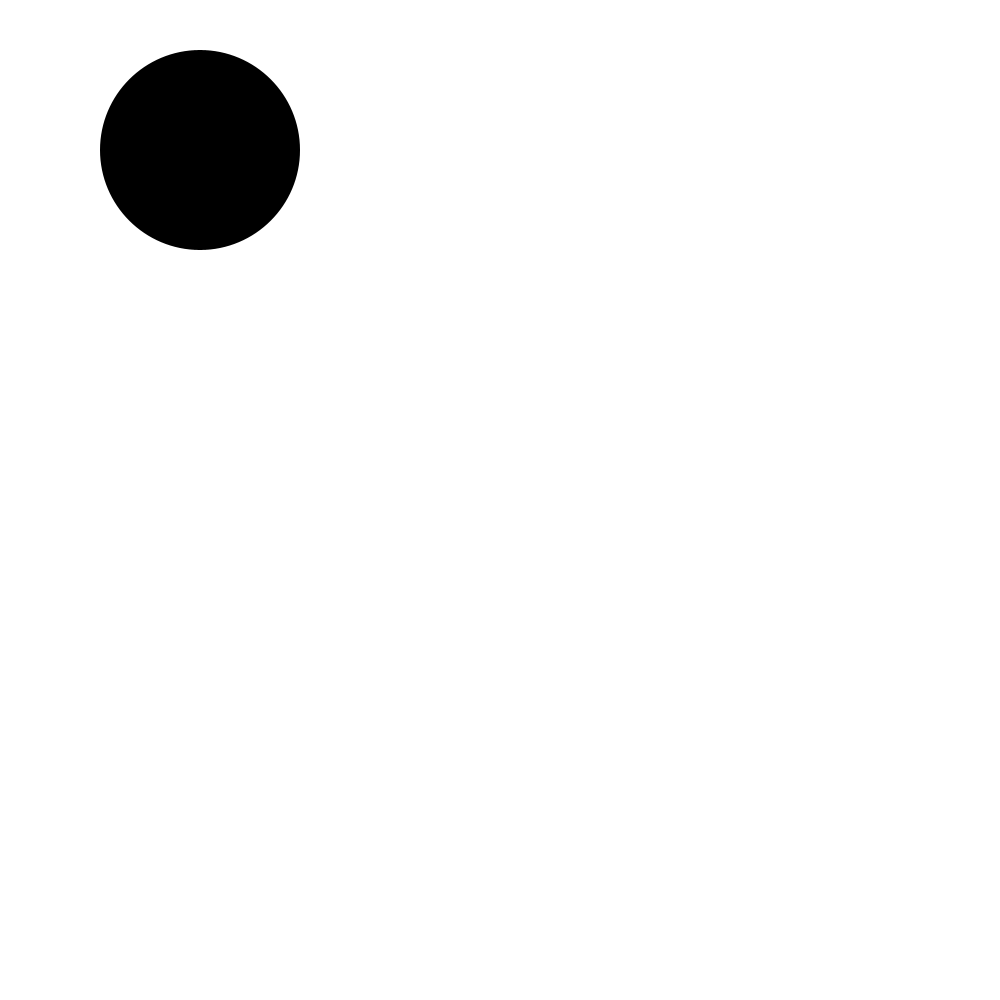
Frame 1 (no input)
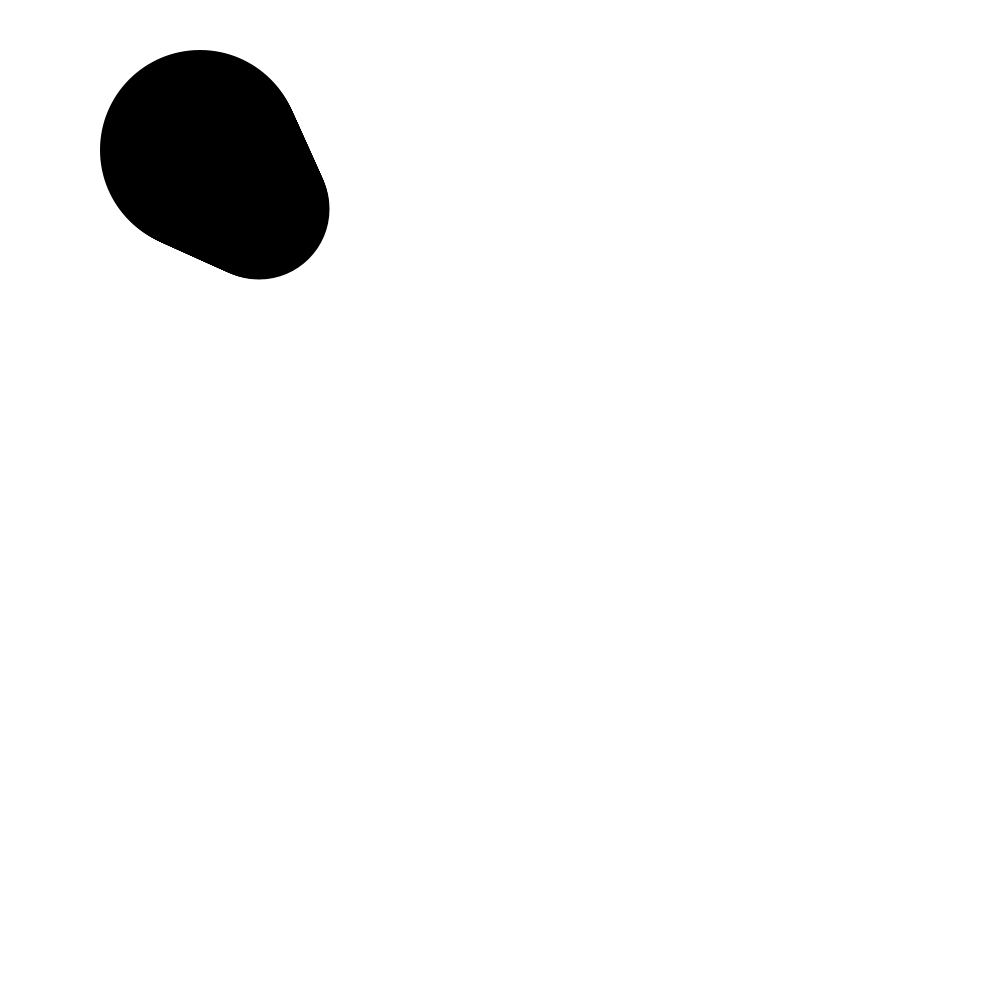
Frame 60 (the mouse pressed at the canvas centre just before this capture)
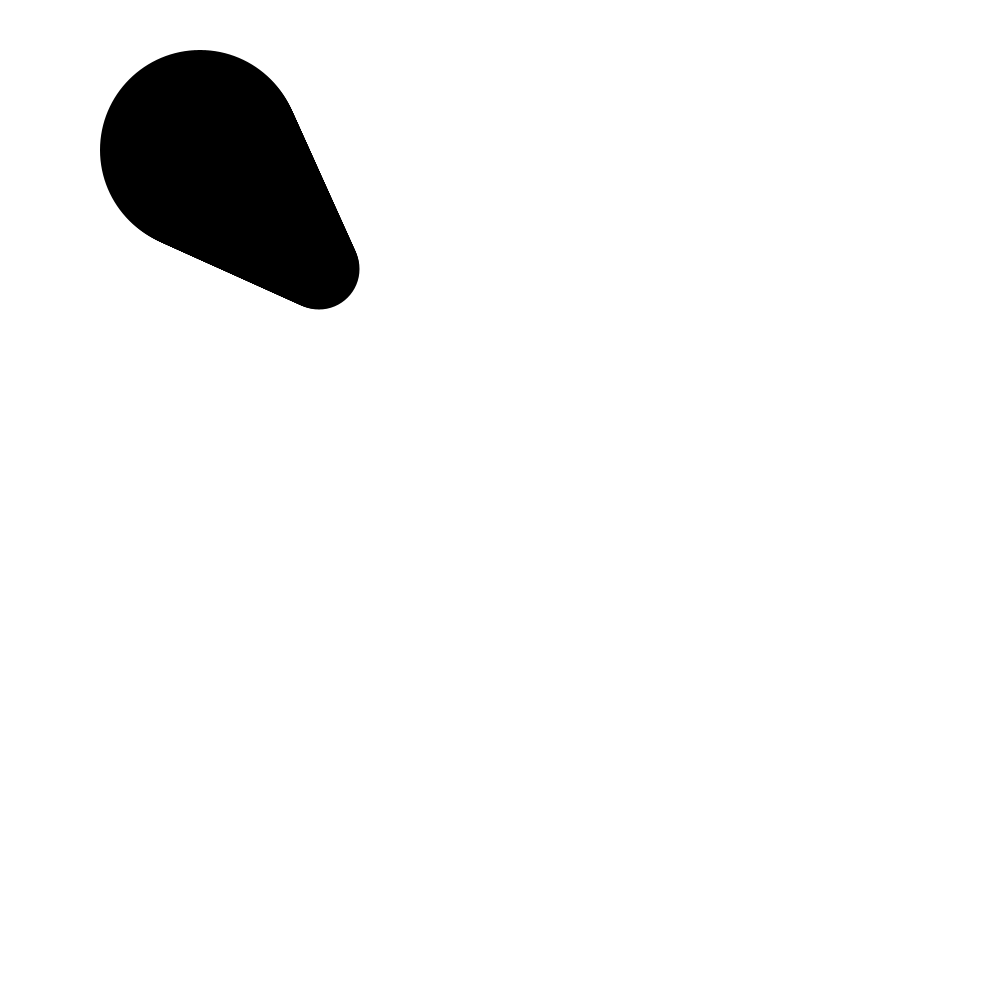
Frame 120 (the mouse held since frame 60 and released just before this capture)

The Processing sketch that drew these frames (run headless with seeded random() and noise(); from frame 60 on, the mouse is pressed at the canvas centre):

// Processing sketch: processing_162128
// ── processing_162128.pde

int counter;
int circleX = 200;
int circleY = 150;
int circleHeight = 200;
int circleWidth = 200;
int circleColour = 0;
void setup() { //setup function called initially, only once
size(1000, 1000);
background(255); //set background
counter = 0;
}
void draw(){ 
noStroke();
fill(0,0,circleColour);
ellipse(circleX,circleY,circleHeight,circleWidth);
circleX += 1;
circleY += 1;
circleHeight -= 0.1;
circleWidth -= 0.1;
circleColour += 0.1;
}
